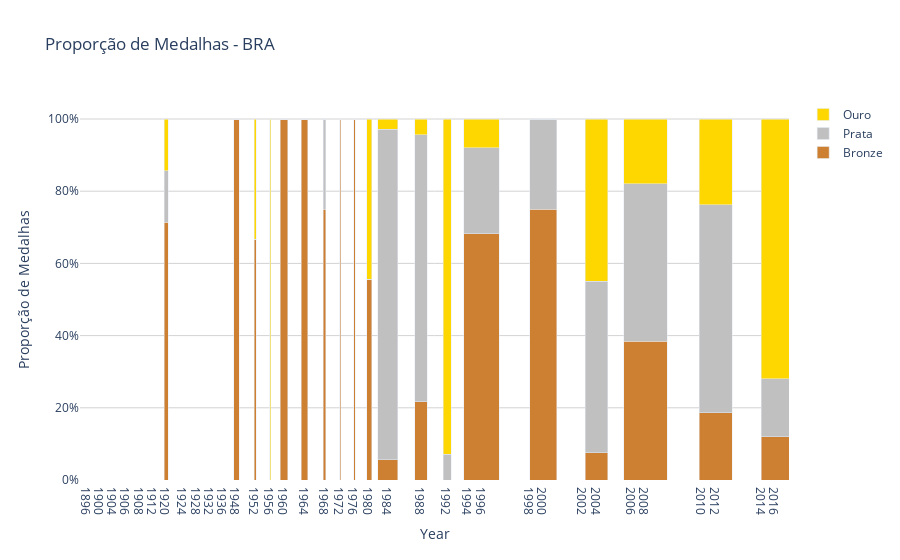

Notebook source saved alongside this figure:
### Code cell
def plot_marimekko(dataframe, country):
    unique_years = dataframe['Year'].unique()
    # Filter data for the specified country
    df_country = dataframe[dataframe['NOC'] == country]
    df_country.loc[:, 'Medal'] = df_country['Medal'].replace({'Silver': 'Prata', 'Gold': 'Ouro'})


    # Group by year and medal type and count the number of medals
    medal_counts = df_country.groupby(['Year', 'Medal']).size().reset_index(name='count')
    medal_counts = fill_in_years(medal_counts, unique_years)
    # Pivot the dataframe to have medal types as columns
    medal_pivot = medal_counts.pivot(index='Year', columns='Medal', values='count').fillna(0)

    # Calculate total medals per year and proportions for each medal type
    medal_pivot['total'] = medal_pivot.sum(axis=1)
    for medal in ['Ouro', 'Prata', 'Bronze']:
        medal_pivot[f'Medalhas de {medal}'] = medal_pivot[medal] / medal_pivot['total']

    # Normalize widths based on the total medals to fit the graph size
    total_medals = medal_pivot['total'].sum()
    medal_pivot['width'] = medal_pivot['total'] / total_medals

    # Compute the x positions for bars to ensure they are properly centered
    bar_width = 0.25  # Width of each bar
    padding = 0.05  # Padding between bars
    x_positions = [bar_width / 2]  # Starting position for the first bar
    for width in medal_pivot['width'][:-1]:
        x_positions.append(x_positions[-1] + width + padding)  # Add padding between bars
    medal_pivot['x'] = x_positions

    # Create the Marimekko chart with adjusted x-axis
    fig = go.Figure()

    # Add bronze trace first
    fig.add_trace(go.Bar(
        x=medal_pivot['x'],
        y=medal_pivot['Medalhas de Bronze'],
        width=medal_pivot['width'],
        base=0,
        marker=dict(color='#cd7f32'),
        name='Bronze',
        customdata=medal_pivot['total'],
        hovertemplate='Year: %{x}<br>Total de Medalhas: %{customdata}<br>Proporção de Bronzes: %{y:.2f}<extra></extra>',
    ))

    # Add silver trace second
    fig.add_trace(go.Bar(
        x=medal_pivot['x'],
        y=medal_pivot['Medalhas de Prata'],
        width=medal_pivot['width'],
        base=medal_pivot['Medalhas de Bronze'],
        marker=dict(color='#c0c0c0'),
        name='Prata',
        customdata=medal_pivot['total'],
        hovertemplate='Year: %{x}<br>Total de Medalhas: %{customdata}<br>Proporção de Pratas: %{y:.2f}<extra></extra>',
    ))

    # Add gold trace last
    fig.add_trace(go.Bar(
        x=medal_pivot['x'],
        y=medal_pivot['Medalhas de Ouro'],
        width=medal_pivot['width'],
        base=medal_pivot['Medalhas de Bronze'] + medal_pivot['Medalhas de Prata'],
        marker=dict(color='#ffd700'),
        name='Ouro',
        customdata=medal_pivot['total'],
        hovertemplate='Year: %{x}<br>Total de Medalhas: %{customdata}<br>Proporção de Ouros: %{y:.2f}<extra></extra>',
    ))

    # Add transparent phantom bars where medal count is 0
    for year in medal_pivot.index:
        for medal in ['Ouro', 'Prata', 'Bronze']:
            if medal_pivot.at[year, f'Medalhas de {medal}'] == 0:
                fig.add_trace(go.Bar(
                    x=[medal_pivot.at[year, 'x']],
                    y=[0],  # Phantom bar at y=0
                    width=[medal_pivot.at[year, 'width']],
                    base=0,
                    marker=dict(color='rgba(0,0,0,0)'),  # Transparent marker
                    showlegend=False,  # Do not show in legend
                ))

    # Update layout for the Marimekko chart
    fig.update_layout(
        title=f'Proporção de Medalhas - {country}',
        barmode='stack',
        plot_bgcolor='white',  # Set the background color to white
        xaxis=dict(
            title='Year',
            tickmode='array',
            tickvals=medal_pivot['x'],
            ticktext=medal_pivot.index.astype(str),
            showgrid=False,  # Hide vertical grid lines
        ),
        yaxis=dict(
            title='Proporção de Medalhas',
            tickformat='.0%',
            gridcolor='lightgray',  # Set horizontal grid lines to light gray
        ),
    )

    fig.show()

plot_marimekko(df, 'BRA')

### Figure 1 — Plotly figure (JSON) as saved in the notebook; plotly's stock layout.template omitted (floating-point values rounded to 4 significant figures)
{"data": [{"base": 0, "customdata": [0, 0, 0, 0, 0, 0, 7, 0, 0, 0, 0, 10, 3, 1, 13, 12, 4, 2, 3, 9, 36, 23, 14, 0, 63, 0, 48, 0, 40, 0, 78, 0, 59, 0, 50], "hovertemplate": "Year: %{x}<br>Total de Medalhas: %{customdata}<br>Proporção de Bronzes: %{y:.2f}<extra></extra>", "marker": {"color": "#cd7f32"}, "name": "Bronze", "type": "bar", "width": [0, 0, 0, 0, 0, 0, 0.01474, 0, 0, 0, 0, 0.02105, 0.006316, 0.002105, 0.02737, 0.02526, 0.008421, 0.004211, 0.006316, 0.01895, 0.07579, 0.04842, 0.02947, 0, 0.1326, 0, 0.1011, 0, 0.08421, 0, 0.1642, 0, 0.1242, 0, 0.1053], "x": [0.125, 0.175, 0.225, 0.275, 0.325, 0.375, 0.425, 0.4897, 0.5397, 0.5897, 0.6397, 0.6897, 0.7608, 0.8171, 0.8692, 0.9466, 1.022, 1.08, 1.134, 1.191, 1.26, 1.386, 1.484, 1.563, 1.613, 1.796, 1.846, 1.997, 2.047, 2.181, 2.231, 2.446, 2.496, 2.67, 2.72], "y": [null, null, null, null, null, null, 0.7143, null, null, null, null, 1, 0.6667, 0, 1, 1, 0.75, 1, 1, 0.5556, 0.05556, 0.2174, 0, null, 0.6825, null, 0.75, null, 0.075, null, 0.3846, null, 0.1864, null, 0.12]}, {"base": [null, null, null, null, null, null, 0.7143, null, null, null, null, 1, 0.6667, 0, 1, 1, 0.75, 1, 1, 0.5556, 0.05556, 0.2174, 0, null, 0.6825, null, 0.75, null, 0.075, null, 0.3846, null, 0.1864, null, 0.12], "customdata": [0, 0, 0, 0, 0, 0, 7, 0, 0, 0, 0, 10, 3, 1, 13, 12, 4, 2, 3, 9, 36, 23, 14, 0, 63, 0, 48, 0, 40, 0, 78, 0, 59, 0, 50], "hovertemplate": "Year: %{x}<br>Total de Medalhas: %{customdata}<br>Proporção de Pratas: %{y:.2f}<extra></extra>", "marker": {"color": "#c0c0c0"}, "name": "Prata", "type": "bar", "width": [0, 0, 0, 0, 0, 0, 0.01474, 0, 0, 0, 0, 0.02105, 0.006316, 0.002105, 0.02737, 0.02526, 0.008421, 0.004211, 0.006316, 0.01895, 0.07579, 0.04842, 0.02947, 0, 0.1326, 0, 0.1011, 0, 0.08421, 0, 0.1642, 0, 0.1242, 0, 0.1053], "x": [0.125, 0.175, 0.225, 0.275, 0.325, 0.375, 0.425, 0.4897, 0.5397, 0.5897, 0.6397, 0.6897, 0.7608, 0.8171, 0.8692, 0.9466, 1.022, 1.08, 1.134, 1.191, 1.26, 1.386, 1.484, 1.563, 1.613, 1.796, 1.846, 1.997, 2.047, 2.181, 2.231, 2.446, 2.496, 2.67, 2.72], "y": [null, null, null, null, null, null, 0.1429, null, null, null, null, 0, 0, 0, 0, 0, 0.25, 0, 0, 0, 0.9167, 0.7391, 0.07143, null, 0.2381, null, 0.25, null, 0.475, null, 0.4359, null, 0.5763, null, 0.16]}, {"base": [null, null, null, null, null, null, 0.8571, null, null, null, null, 1, 0.6667, 0, 1, 1, 1, 1, 1, 0.5556, 0.9722, 0.9565, 0.07143, null, 0.9206, null, 1, null, 0.55, null, 0.8205, null, 0.7627, null, 0.28], "customdata": [0, 0, 0, 0, 0, 0, 7, 0, 0, 0, 0, 10, 3, 1, 13, 12, 4, 2, 3, 9, 36, 23, 14, 0, 63, 0, 48, 0, 40, 0, 78, 0, 59, 0, 50], "hovertemplate": "Year: %{x}<br>Total de Medalhas: %{customdata}<br>Proporção de Ouros: %{y:.2f}<extra></extra>", "marker": {"color": "#ffd700"}, "name": "Ouro", "type": "bar", "width": [0, 0, 0, 0, 0, 0, 0.01474, 0, 0, 0, 0, 0.02105, 0.006316, 0.002105, 0.02737, 0.02526, 0.008421, 0.004211, 0.006316, 0.01895, 0.07579, 0.04842, 0.02947, 0, 0.1326, 0, 0.1011, 0, 0.08421, 0, 0.1642, 0, 0.1242, 0, 0.1053], "x": [0.125, 0.175, 0.225, 0.275, 0.325, 0.375, 0.425, 0.4897, 0.5397, 0.5897, 0.6397, 0.6897, 0.7608, 0.8171, 0.8692, 0.9466, 1.022, 1.08, 1.134, 1.191, 1.26, 1.386, 1.484, 1.563, 1.613, 1.796, 1.846, 1.997, 2.047, 2.181, 2.231, 2.446, 2.496, 2.67, 2.72], "y": [null, null, null, null, null, null, 0.1429, null, null, null, null, 0, 0.3333, 1, 0, 0, 0, 0, 0, 0.4444, 0.02778, 0.04348, 0.9286, null, 0.07937, null, 0, null, 0.45, null, 0.1795, null, 0.2373, null, 0.72]}, {"base": 0, "marker": {"color": "rgba(0,0,0,0)"}, "showlegend": false, "type": "bar", "width": [0.02105], "x": [0.6897], "y": [0]}, {"base": 0, "marker": {"color": "rgba(0,0,0,0)"}, "showlegend": false, "type": "bar", "width": [0.02105], "x": [0.6897], "y": [0]}, {"base": 0, "marker": {"color": "rgba(0,0,0,0)"}, "showlegend": false, "type": "bar", "width": [0.006316], "x": [0.7608], "y": [0]}, {"base": 0, "marker": {"color": "rgba(0,0,0,0)"}, "showlegend": false, "type": "bar", "width": [0.002105], "x": [0.8171], "y": [0]}, {"base": 0, "marker": {"color": "rgba(0,0,0,0)"}, "showlegend": false, "type": "bar", "width": [0.002105], "x": [0.8171], "y": [0]}, {"base": 0, "marker": {"color": "rgba(0,0,0,0)"}, "showlegend": false, "type": "bar", "width": [0.02737], "x": [0.8692], "y": [0]}, {"base": 0, "marker": {"color": "rgba(0,0,0,0)"}, "showlegend": false, "type": "bar", "width": [0.02737], "x": [0.8692], "y": [0]}, {"base": 0, "marker": {"color": "rgba(0,0,0,0)"}, "showlegend": false, "type": "bar", "width": [0.02526], "x": [0.9466], "y": [0]}, {"base": 0, "marker": {"color": "rgba(0,0,0,0)"}, "showlegend": false, "type": "bar", "width": [0.02526], "x": [0.9466], "y": [0]}, {"base": 0, "marker": {"color": "rgba(0,0,0,0)"}, "showlegend": false, "type": "bar", "width": [0.008421], "x": [1.022], "y": [0]}, {"base": 0, "marker": {"color": "rgba(0,0,0,0)"}, "showlegend": false, "type": "bar", "width": [0.004211], "x": [1.08], "y": [0]}, {"base": 0, "marker": {"color": "rgba(0,0,0,0)"}, "showlegend": false, "type": "bar", "width": [0.004211], "x": [1.08], "y": [0]}, {"base": 0, "marker": {"color": "rgba(0,0,0,0)"}, "showlegend": false, "type": "bar", "width": [0.006316], "x": [1.134], "y": [0]}, {"base": 0, "marker": {"color": "rgba(0,0,0,0)"}, "showlegend": false, "type": "bar", "width": [0.006316], "x": [1.134], "y": [0]}, {"base": 0, "marker": {"color": "rgba(0,0,0,0)"}, "showlegend": false, "type": "bar", "width": [0.01895], "x": [1.191], "y": [0]}, {"base": 0, "marker": {"color": "rgba(0,0,0,0)"}, "showlegend": false, "type": "bar", "width": [0.02947], "x": [1.484], "y": [0]}, {"base": 0, "marker": {"color": "rgba(0,0,0,0)"}, "showlegend": false, "type": "bar", "width": [0.1011], "x": [1.846], "y": [0]}], "layout": {"barmode": "stack", "plot_bgcolor": "white", "title": {"text": "Proporção de Medalhas - BRA"}, "xaxis": {"showgrid": false, "tickmode": "array", "ticktext": ["1896", "1900", "1904", "1906", "1908", "1912", "1920", "1924", "1928", "1932", "1936", "1948", "1952", "1956", "1960", "1964", "1968", "1972", "1976", "1980", "1984", "1988", "1992", "1994", "1996", "1998", "2000", "2002", "2004", "2006", "2008", "2010", "2012", "2014", "2016"], "tickvals": [0.125, 0.175, 0.225, 0.275, 0.325, 0.375, 0.425, 0.4897, 0.5397, 0.5897, 0.6397, 0.6897, 0.7608, 0.8171, 0.8692, 0.9466, 1.022, 1.08, 1.134, 1.191, 1.26, 1.386, 1.484, 1.563, 1.613, 1.796, 1.846, 1.997, 2.047, 2.181, 2.231, 2.446, 2.496, 2.67, 2.72], "title": {"text": "Year"}}, "yaxis": {"gridcolor": "lightgray", "tickformat": ".0%", "title": {"text": "Proporção de Medalhas"}}}}
